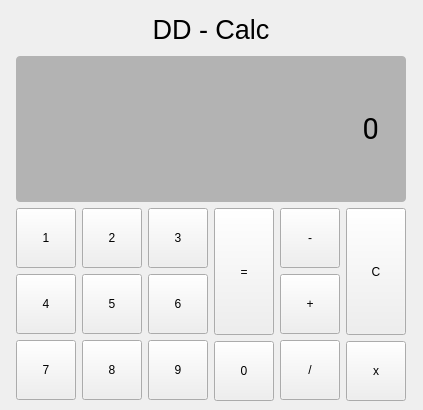
<?xml version="1.0" encoding="UTF-8"?>
<ui version="4.0">
 <class>MainWindow</class>
 <widget class="QMainWindow" name="MainWindow">
  <property name="geometry">
   <rect>
    <x>0</x>
    <y>0</y>
    <width>423</width>
    <height>410</height>
   </rect>
  </property>
  <property name="maximumSize">
   <size>
    <width>700</width>
    <height>600</height>
   </size>
  </property>
  <property name="windowTitle">
   <string>DD | Calc</string>
  </property>
  <widget class="QWidget" name="centralwidget">
   <layout class="QGridLayout" name="gridLayout_2">
    <item row="0" column="0">
     <widget class="QLabel" name="label_2">
      <property name="maximumSize">
       <size>
        <width>16777215</width>
        <height>41</height>
       </size>
      </property>
      <property name="font">
       <font>
        <pointsize>20</pointsize>
       </font>
      </property>
      <property name="text">
       <string>DD - Calc</string>
      </property>
      <property name="alignment">
       <set>Qt::AlignCenter</set>
      </property>
     </widget>
    </item>
    <item row="1" column="0">
     <widget class="QLabel" name="label">
      <property name="font">
       <font>
        <family>Roboto</family>
        <pointsize>22</pointsize>
       </font>
      </property>
      <property name="layoutDirection">
       <enum>Qt::RightToLeft</enum>
      </property>
      <property name="styleSheet">
       <string notr="true">background-color: rgb(179, 179, 179);
border-radius:4px;
padding:20px;</string>
      </property>
      <property name="text">
       <string>0</string>
      </property>
      <property name="alignment">
       <set>Qt::AlignRight|Qt::AlignTrailing|Qt::AlignVCenter</set>
      </property>
     </widget>
    </item>
    <item row="2" column="0">
     <layout class="QHBoxLayout" name="horizontalLayout">
      <item>
       <layout class="QGridLayout" name="gridLayout">
        <item row="0" column="0">
         <widget class="QPushButton" name="pushButton">
          <property name="minimumSize">
           <size>
            <width>0</width>
            <height>60</height>
           </size>
          </property>
          <property name="maximumSize">
           <size>
            <width>60</width>
            <height>60</height>
           </size>
          </property>
          <property name="text">
           <string>1</string>
          </property>
         </widget>
        </item>
        <item row="0" column="1">
         <widget class="QPushButton" name="pushButton_2">
          <property name="minimumSize">
           <size>
            <width>0</width>
            <height>60</height>
           </size>
          </property>
          <property name="maximumSize">
           <size>
            <width>60</width>
            <height>60</height>
           </size>
          </property>
          <property name="text">
           <string>2</string>
          </property>
         </widget>
        </item>
        <item row="0" column="2">
         <widget class="QPushButton" name="pushButton_3">
          <property name="minimumSize">
           <size>
            <width>0</width>
            <height>60</height>
           </size>
          </property>
          <property name="maximumSize">
           <size>
            <width>60</width>
            <height>60</height>
           </size>
          </property>
          <property name="text">
           <string>3</string>
          </property>
         </widget>
        </item>
        <item row="1" column="0">
         <widget class="QPushButton" name="pushButton_4">
          <property name="minimumSize">
           <size>
            <width>0</width>
            <height>60</height>
           </size>
          </property>
          <property name="maximumSize">
           <size>
            <width>60</width>
            <height>60</height>
           </size>
          </property>
          <property name="text">
           <string>4</string>
          </property>
         </widget>
        </item>
        <item row="1" column="1">
         <widget class="QPushButton" name="pushButton_5">
          <property name="minimumSize">
           <size>
            <width>0</width>
            <height>60</height>
           </size>
          </property>
          <property name="maximumSize">
           <size>
            <width>60</width>
            <height>60</height>
           </size>
          </property>
          <property name="text">
           <string>5</string>
          </property>
         </widget>
        </item>
        <item row="1" column="2">
         <widget class="QPushButton" name="pushButton_6">
          <property name="minimumSize">
           <size>
            <width>0</width>
            <height>60</height>
           </size>
          </property>
          <property name="maximumSize">
           <size>
            <width>60</width>
            <height>60</height>
           </size>
          </property>
          <property name="text">
           <string>6</string>
          </property>
         </widget>
        </item>
        <item row="2" column="0">
         <widget class="QPushButton" name="pushButton_7">
          <property name="minimumSize">
           <size>
            <width>0</width>
            <height>60</height>
           </size>
          </property>
          <property name="maximumSize">
           <size>
            <width>60</width>
            <height>60</height>
           </size>
          </property>
          <property name="text">
           <string>7</string>
          </property>
         </widget>
        </item>
        <item row="2" column="1">
         <widget class="QPushButton" name="pushButton_8">
          <property name="minimumSize">
           <size>
            <width>0</width>
            <height>60</height>
           </size>
          </property>
          <property name="maximumSize">
           <size>
            <width>60</width>
            <height>60</height>
           </size>
          </property>
          <property name="text">
           <string>8</string>
          </property>
         </widget>
        </item>
        <item row="2" column="2">
         <widget class="QPushButton" name="pushButton_9">
          <property name="minimumSize">
           <size>
            <width>0</width>
            <height>60</height>
           </size>
          </property>
          <property name="maximumSize">
           <size>
            <width>60</width>
            <height>60</height>
           </size>
          </property>
          <property name="text">
           <string>9</string>
          </property>
         </widget>
        </item>
       </layout>
      </item>
      <item>
       <layout class="QVBoxLayout" name="verticalLayout">
        <property name="leftMargin">
         <number>0</number>
        </property>
        <item>
         <widget class="QPushButton" name="pushButton_15">
          <property name="minimumSize">
           <size>
            <width>0</width>
            <height>127</height>
           </size>
          </property>
          <property name="maximumSize">
           <size>
            <width>60</width>
            <height>152</height>
           </size>
          </property>
          <property name="text">
           <string>=</string>
          </property>
         </widget>
        </item>
        <item>
         <widget class="QPushButton" name="pushButton_10">
          <property name="minimumSize">
           <size>
            <width>0</width>
            <height>60</height>
           </size>
          </property>
          <property name="maximumSize">
           <size>
            <width>60</width>
            <height>60</height>
           </size>
          </property>
          <property name="text">
           <string>0</string>
          </property>
         </widget>
        </item>
       </layout>
      </item>
      <item>
       <layout class="QVBoxLayout" name="verticalLayout_3">
        <item>
         <widget class="QPushButton" name="pushButton_12">
          <property name="minimumSize">
           <size>
            <width>0</width>
            <height>60</height>
           </size>
          </property>
          <property name="maximumSize">
           <size>
            <width>60</width>
            <height>60</height>
           </size>
          </property>
          <property name="text">
           <string>-</string>
          </property>
         </widget>
        </item>
        <item>
         <widget class="QPushButton" name="pushButton_11">
          <property name="minimumSize">
           <size>
            <width>0</width>
            <height>60</height>
           </size>
          </property>
          <property name="maximumSize">
           <size>
            <width>60</width>
            <height>60</height>
           </size>
          </property>
          <property name="text">
           <string>+</string>
          </property>
         </widget>
        </item>
        <item>
         <widget class="QPushButton" name="pushButton_14">
          <property name="minimumSize">
           <size>
            <width>0</width>
            <height>60</height>
           </size>
          </property>
          <property name="maximumSize">
           <size>
            <width>60</width>
            <height>60</height>
           </size>
          </property>
          <property name="text">
           <string>/</string>
          </property>
         </widget>
        </item>
       </layout>
      </item>
      <item>
       <layout class="QVBoxLayout" name="verticalLayout_2">
        <item>
         <widget class="QPushButton" name="pushButton_17">
          <property name="minimumSize">
           <size>
            <width>0</width>
            <height>127</height>
           </size>
          </property>
          <property name="maximumSize">
           <size>
            <width>60</width>
            <height>152</height>
           </size>
          </property>
          <property name="text">
           <string>C</string>
          </property>
         </widget>
        </item>
        <item>
         <widget class="QPushButton" name="pushButton_13">
          <property name="minimumSize">
           <size>
            <width>0</width>
            <height>60</height>
           </size>
          </property>
          <property name="maximumSize">
           <size>
            <width>60</width>
            <height>60</height>
           </size>
          </property>
          <property name="text">
           <string>x</string>
          </property>
         </widget>
        </item>
       </layout>
      </item>
     </layout>
    </item>
   </layout>
  </widget>
 </widget>
 <resources/>
 <connections>
  <connection>
   <sender>pushButton_15</sender>
   <signal>clicked()</signal>
   <receiver>MainWindow</receiver>
   <slot>close()</slot>
   <hints>
    <hint type="sourcelabel">
     <x>240</x>
     <y>269</y>
    </hint>
    <hint type="destinationlabel">
     <x>211</x>
     <y>204</y>
    </hint>
   </hints>
  </connection>
 </connections>
</ui>
